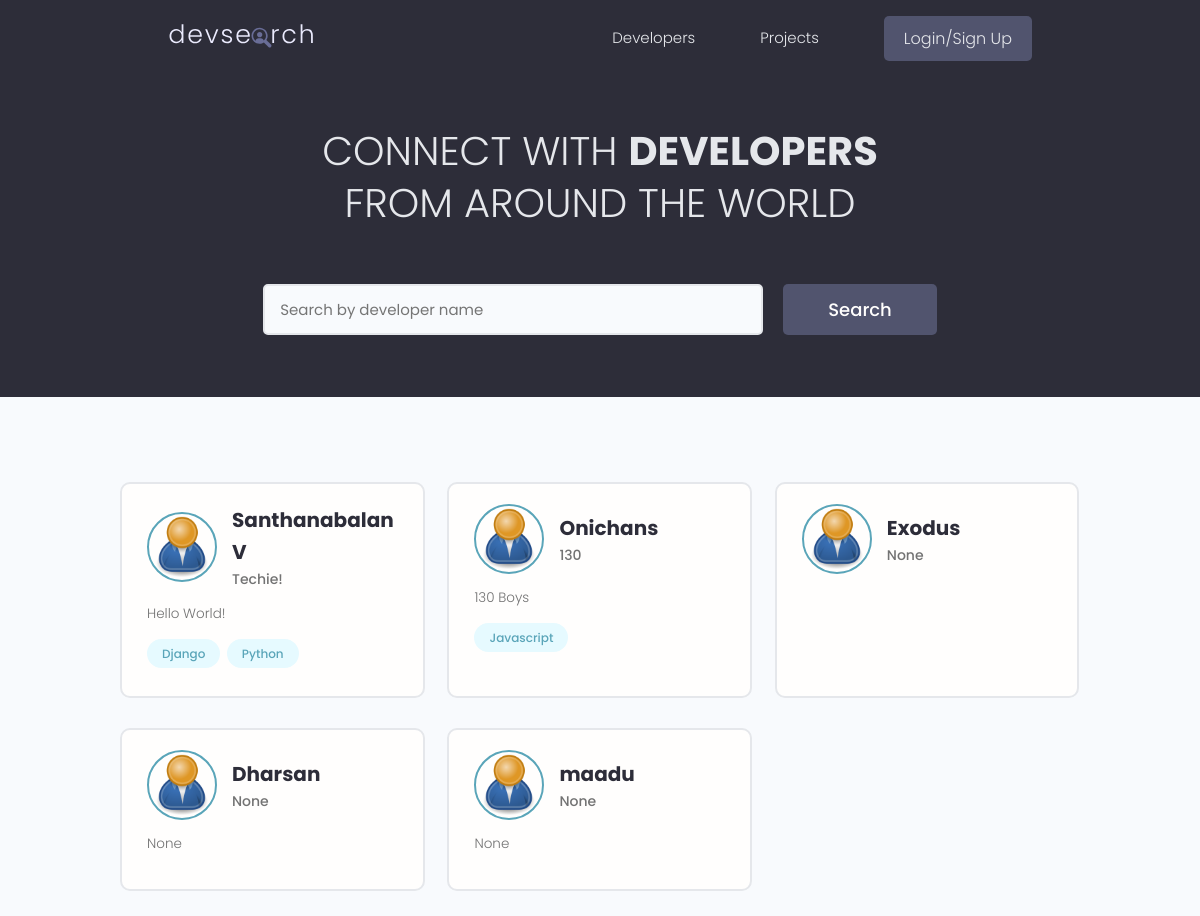
The page / on the database its author committed.
### users/models.py (models this page shows, shortened)
class Profile(models.Model):
    user = models.OneToOneField(User,on_delete = models.CASCADE,null=True,blank=True)
    name = models.CharField(max_length=200,null=True,blank=True)
    email = models.EmailField(max_length=200,null=True,blank=True)
    username = models.CharField(max_length=200,null=True,blank=True)
    location = models.CharField(max_length=200,null=True,blank=True)
    short_intro = models.CharField(max_length=200,null=True,blank=True)
    bio = models.TextField(null=True,blank=True)
    profile_image = models.ImageField(null=True,blank=True,upload_to = 'profiles/',default='profiles/user-default.png')
    social_github = models.CharField(max_length=200,null=True,blank=True)
    social_twitter = models.CharField(max_length=200,null=True,blank=True)
    social_linkedin = models.CharField(max_length=200,null=True,blank=True)
    social_youtube = models.CharField(max_length=200,null=True,blank=True)
    social_website = models.CharField(max_length=200,null=True,blank=True)
    created = models.DateTimeField(auto_now_add=True)
    id = models.UUIDField(default=uuid.uuid4,unique=True,primary_key=True,editable=False)
    class Meta:
        ordering = ['created']
    @property
    def imgURL(self):
        try:
            url = self.profile_image.url
        except:
            url = ''
        return url

class Skill(models.Model):
    owner = models.ForeignKey(Profile,null=True,blank=True,on_delete=models.SET_NULL)
    name = models.CharField(max_length=200,null=True,blank=True)
    description = models.TextField(null=True,blank=True)
    created = models.DateTimeField(auto_now_add=True)
    id = models.UUIDField(default=uuid.uuid4,unique=True,primary_key=True,editable=False)
    def __str__(self):
        return self.name

### users/views.py (the view)
# urls.py: path('',views.profiles,name="profiles"),
def profiles(request):
    search , profiles = searchProfiles(request)
    custom_index,profiles = paginateProfiles(request,profiles,6)
    context = {'profiles':profiles,'search':search,'custom_index':custom_index}
    return render (request,'users/profiles.html',context)

### users/utils.py (called while the page is built)
def paginateProfiles(request,profiles,results):
    page = request.GET.get('page')
    paginator = Paginator(profiles, results)
    try:
        profiles = paginator.page(page)
    except PageNotAnInteger:
        page = 1
        profiles = paginator.page(page)
    except EmptyPage:
        messages.error(request,"Showing last page since query is beyond index")
        page = paginator.num_pages
        profiles = paginator.page(page)
    left_index = (int(page) - 4)
    if left_index < 1:
        left_index = 1
    right_index = (int(page) + 5)
    if right_index > paginator.num_pages:
        right_index = paginator.num_pages + 1
    custom_index = range(left_index,right_index)
    return custom_index,profiles

def searchProfiles(request):
    search = ''
    if request.GET.get('search'):
        search = request.GET.get('search')
    skills = Skill.objects.filter(name__icontains=search)
    profiles = Profile.objects.distinct().filter(
        Q(name__icontains=search) |
        Q(short_intro__icontains=search) |
        Q(skill__in=skills))
    return search , profiles

### users/templates/users/profiles.html (shortened to what this page needs)
{% extends 'main.html' %}
{% block content %}
  <main class="home">
    <section class="hero-section text-center">
      <div class="container container--narrow">
        <div class="hero-section__box">
          <h2>CONNECT WITH <span>DEVELOPERS</span></h2>
          <h2>FROM AROUND THE WORLD</h2>
        </div>
        <div class="hero-section__search">
          <form id="searchForm" class="form" action="{% url 'profiles' %}" method="get">
            <div class="form__field">
              <input class="input input--text" id="formInput#search" type="text" name="search" value ="{{search}}"
                placeholder="Search by developer name" />
            </div>
            <input class="btn btn--sub btn--lg" type="submit" value="Search" />
          </form>
        </div>
      </div>
    </section>
    <section class="devlist">
      <div class="container">
        <div class="grid grid--three">
          {% for profile in profiles %}
          <div class="column card">
            <div class="dev">
              <a href="{% url 'user-profile' profile.id %}" class="card__body">
                <div class="dev__profile">
                  <img class="avatar avatar--md" src="{{profile.imgURL}}" alt="image" />
                  <div class="dev__meta">
                    <h3>{{profile.name}}</h3>
                    <h5>{{profile.short_intro|slice:"60"}}</h5>
                  </div>
                </div>
                <p class="dev__info">
                    {{profile.bio|slice:"150"}}
                </p>
                <div class="dev__skills">
                    {% for skill in profile.skill_set.all|slice:"5" %}
                  <span class="tag tag--pill tag--main">
                    <small>{{skill}}</small>
                  </span>
                  {% endfor %}
                </div>
              </a>
            </div>
          </div>
          {% endfor %}
        </div>
      </div>
    </section>
  </main>
{% endblock content %}

### static/styles/app.css (style rules this page uses)
:root { --color-sub: #2d2d39; }
.btn--sub { background-color: var(--color-sub-light); }
.card { border: 2px solid var(--color-light); }
img { width: 100%; }
.hero-section { height: 40vh; display: flex; align-items: center; background-color: var(--color-sub); }
.hero-section__box { margin-bottom: 4rem; }
.hero-section__box > h2, .hero-section__box > h2 > span { font-size: 4rem; color: var(--color-light); line-height: 1.3; text-transform: uppercase; }
.hero-section__box > h2 { font-weight: 300; }
.hero-section__box > h2 > span { font-weight: 700; }
.hero-section__search > .form { display: flex; align-items: center; justify-content: center; gap: 2rem; }
.hero-section__search > .form input.input--text { width: 50rem; }
.devlist { margin-top: 8rem; }
.devlist .grid { align-items: stretch; }
.devlist .dev .dev__profile { display: flex; align-items: center; gap: 1.5rem; }
.devlist .dev .dev__meta h3 { color: var(--color-sub); font-size: 2rem; font-weight: 700; }
.devlist .dev .dev__meta h5 { color: var(--color-text); font-size: 1.4rem; font-weight: 500; }
.devlist .dev .dev__info { margin: 1.5rem 0; font-size: 1.35rem; line-height: 1.4; text-align: justify; }

### static/uikit/styles/modules/_variables.css (style rules this page uses)
:root { --color-main: #5aa5b9; --color-main-light: #e6faff; --color-sub: #3f4156; --color-sub-light: #51546e; --color-sub-lighter: #ededfd; --color-text: #737373; --color-gray: #8b8b8b; --color-light: #e5e7eb; --color-light-gray: #767676; --color-bg: #f8fafd; --color-white: #fffefd; --color-white-light: #f3f3f3; --color-success: #359e64; --color-success-bg: #def8e8; --color-error: #fc4b0b; --color-error-bg: #fff2ee; --font-base: 'Poppins', arial, helvetica, 'Segoe UI', roboto, ubuntu, sans-serif; --font-monospace: 'Fira Code', 'Courier New', courier, monospace; --font-regular: 300; --font-medium: 500; --font-bold: 700; --generic-shadow: 1px 1px 5px #00000010; --generic-transition: all 0.3s ease-in-out; }

### static/uikit/styles/modules/_base.css (style rules this page uses)
* { margin: 0; padding: 0; box-sizing: border-box; text-rendering: optimizeLegibility; color: inherit; font-size: inherit; }
html { font-size: 50%; }
@media only screen and (min-width: 480px) { html { font-size: 56.25%; } }
@media only screen and (min-width: 1200px) { html { font-size: 62.5%; } }
body { line-height: 1.6; font-weight: 400; font-size: 1.5rem; color: var(--color-text); background-color: var(--color-bg); min-height: 100vh; }

### static/uikit/styles/modules/_typography.css (style rules this page uses)
* { font-family: var(--font-base); }
h2 { font-size: 3.6rem; font-weight: var(--font-bold); }
h3 { font-size: 3.2rem; font-weight: var(--font-medium); }
h5 { font-size: 2.4rem; font-weight: var(--font-medium); }
h5, h6 { font-weight: var(--font-regular); }
p, span, strong { font-size: 1.6rem; color: var(--color-text); font-weight: var(--font-regular); }
a { padding-bottom: 2px; text-decoration: none; display: inline-block; color: var(--color-main); font-weight: var(--font-medium); }

### static/uikit/styles/modules/_utilities.css (style rules this page uses)
.container { width: 92%; max-width: 165rem; margin: 0 auto; box-sizing: border-box; }
.container--narrow { width: 92%; max-width: 120rem; }
@media screen and (min-width: 1000px) { .container { width: 90%; } }
@media screen and (min-width: 1000px) { .container--narrow { width: 85%; } }
@media screen and (min-width: 1200px) { .container { width: 80%; } }
@media screen and (min-width: 1200px) { .container--narrow { width: 72%; } }
.text-center { text-align: center; }

### static/uikit/styles/modules/_avatar.css (style rules this page uses)
.avatar { border-radius: 50%; border: 2px solid var(--color-main); object-fit: cover; }
.avatar--md { height: 7rem; width: 7rem; }

### static/uikit/styles/modules/_button.css (style rules this page uses)
.btn { display: inline-block; position: relative; cursor: pointer; background-color: var(--color-light); font-weight: var(--font-medium); color: var(--color-sub); text-decoration: none; padding: 1rem 2rem; border-radius: 0.5rem; border: none; width: -webkit-fit-content; width: -moz-fit-content; width: fit-content; height: -webkit-fit-content; height: -moz-fit-content; height: fit-content; font-size: 1.6rem; outline-width: 0; outline-color: transparent; -webkit-backface-visibility: hidden; backface-visibility: hidden; transition: all 0.3s ease-in-out; }
.btn--sub { background-color: var(--color-sub); color: var(--color-white); }
.btn--lg { font-size: 1.8rem; padding: 1.2rem 4.5rem; }

### static/uikit/styles/modules/_card.css (style rules this page uses)
.card { border-radius: 1rem; background-color: var(--color-white); border: 1.5px solid var(--color-light); width: auto; height: auto; margin-top: 0.5rem; margin-bottom: 0.5rem; overflow: hidden; }
.card__body, .card__header { padding: 2rem 2.5rem; }

### rows shown on the page
Profile: imgURL (placeholder picture), name "Santhanabalan V", short_intro "Techie!", bio "Hello World!"
Skill: name "Django"
Skill: name "Python"
Profile: imgURL (placeholder picture), name "Onichans", short_intro "130", bio "130 Boys"
Skill: name "Javascript"
Profile: imgURL (placeholder picture), name "Exodus", short_intro "None"
Profile: imgURL (placeholder picture), name "Dharsan", short_intro "None", bio "None"
Profile: imgURL (placeholder picture), name "maadu", short_intro "None", bio "None"
